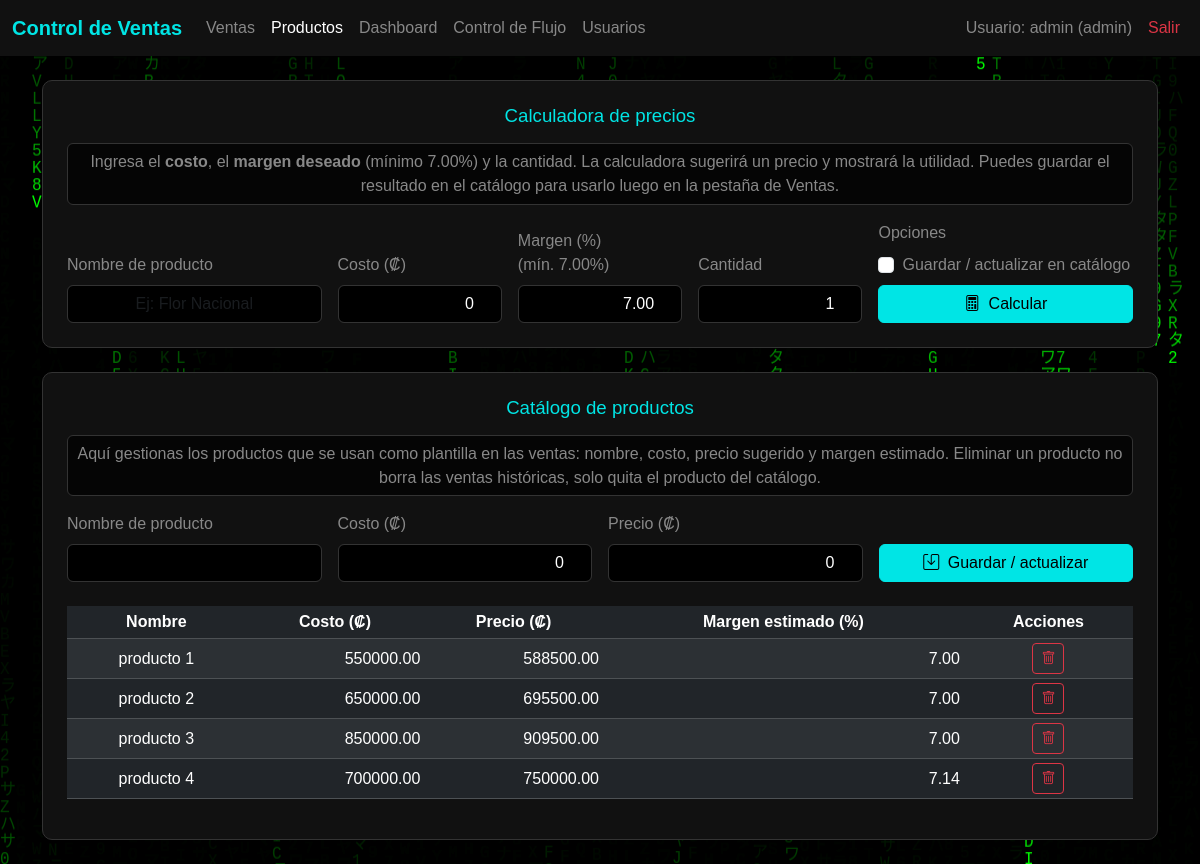
The app's page /productos (signed in) with its own data.
### app.py (models this page shows)
class Product(db.Model):
    id = db.Column(db.Integer, primary_key=True)
    name = db.Column(db.String(120), unique=True, nullable=False)
    cost = db.Column(db.Float, default=0.0)
    price = db.Column(db.Float, default=0.0)
    margin_percent = db.Column(db.Float, default=0.0)

### app.py (the view, shortened to what this page needs)
@app.route("/productos", methods=["GET", "POST"])
def productos():
    if not session.get("user_id"):
        return redirect(url_for("login"))
    error = None
    success = None
    product_name_input = ""
    cost_input = ""
    margin_input = f"{MIN_MARGIN_PERCENT:.2f}"
    quantity_input = "1"
    price_result = None
    profit_unit = None
    profit_total = None
    margin_used = None
    products = Product.query.order_by(Product.name).all()
    return render_template(
        "productos.html",
        products=products,
        error=error,
        success=success,
        min_margin=MIN_MARGIN_PERCENT,
        product_name_input=product_name_input,
        cost_input=cost_input,
        margin_input=margin_input,
        quantity_input=quantity_input,
        price_result=price_result,
        profit_unit=profit_unit,
        profit_total=profit_total,
        margin_used=margin_used,
    )

### templates/productos.html (shortened to what this page needs)
{% extends "base.html" %}
{% block content %}
<div class="row">
    <div class="col-12">
        <div class="card p-4 mb-4">
            <h2 class="mb-3 text-accent">Calculadora de precios</h2>
            <p class="text-secondary-custom text-center mb-3">
                Ingresa el <b>costo</b>, el <b>margen deseado</b> (mínimo {{ "%.2f"|format(min_margin) }}%)
                y la cantidad. La calculadora sugerirá un precio y mostrará la utilidad. Puedes
                guardar el resultado en el catálogo para usarlo luego en la pestaña de Ventas.
            </p>
            <form method="post" action="{{ url_for('productos') }}">
                <div class="row g-3 align-items-end">
                    <div class="col-md-3 col-12">
                        <label class="form-label text-secondary-custom">Nombre de producto</label>
                        <input
                            type="text"
                            name="product_name"
                            class="form-control text-center"
                            value="{{ product_name_input or '' }}"
                            placeholder="Ej: Flor Nacional"
                        >
                    </div>
                    <div class="col-md-2 col-6">
                        <label class="form-label text-secondary-custom">Costo (₡)</label>
                        <input
                            type="number"
                            step="0.01"
                            name="cost"
                            class="form-control text-end"
                            value="{{ cost_input or '0' }}"
                        >
                    </div>
                    <div class="col-md-2 col-6">
                        <label class="form-label text-secondary-custom">
                            Margen (%)<br><span class="text-secondary-custom">(mín. {{ "%.2f"|format(min_margin) }}%)</span>
                        </label>
                        <input
                            type="number"
                            step="0.01"
                            name="margin"
                            class="form-control text-end"
                            value="{{ margin_input or '0' }}"
                        >
                    </div>
                    <div class="col-md-2 col-6">
                        <label class="form-label text-secondary-custom">Cantidad</label>
                        <input
                            type="number"
                            name="quantity"
                            class="form-control text-end"
                            min="1"
                            value="{{ quantity_input or '1' }}"
                        >
                    </div>
                    <div class="col-md-3 col-6">
                        <label class="form-label text-secondary-custom">Opciones</label>
                        <div class="form-check mb-2">
                            <input
                                class="form-check-input"
                                type="checkbox"
                                value="1"
                                id="save_to_catalog"
                                name="save_to_catalog"
                            >
                            <label class="form-check-label text-secondary-custom" for="save_to_catalog">
                                Guardar / actualizar en catálogo
                            </label>
                        </div>
                        <button type="submit" class="btn btn-primary w-100">
                            <i class="bi bi-calculator me-1"></i> Calcular
                        </button>
                    </div>
                </div>
            </form>
        </div>
    </div>
</div>
<div class="row">
    <div class="col-12">
        <div class="card p-4">
            <h2 class="mb-3 text-accent">Catálogo de productos</h2>
            <p class="text-secondary-custom text-center mb-3">
                Aquí gestionas los productos que se usan como plantilla en las ventas:
                nombre, costo, precio sugerido y margen estimado. Eliminar un producto no
                borra las ventas históricas, solo quita el producto del catálogo.
            </p>
            <form method="post" action="{{ url_for('productos') }}" class="mb-4">
                <div class="row g-3 align-items-end">
                    <div class="col-md-3 col-12">
                        <label class="form-label text-secondary-custom">Nombre de producto</label>
                        <input type="text" name="name" class="form-control text-center" required>
                    </div>
                    <div class="col-md-3 col-6">
                        <label class="form-label text-secondary-custom">Costo (₡)</label>
                        <input type="number" step="0.01" name="cost" class="form-control text-end" value="0">
                    </div>
                    <div class="col-md-3 col-6">
                        <label class="form-label text-secondary-custom">Precio (₡)</label>
                        <input type="number" step="0.01" name="price" class="form-control text-end" value="0">
                    </div>
                    <div class="col-md-3 col-12 text-center">
                        <button type="submit" class="btn btn-primary w-100">
                            <i class="bi bi-save me-1"></i> Guardar / actualizar
                        </button>
                    </div>
                </div>
            </form>
            {% if products and products|length > 0 %}
                <div class="table-responsive d-none d-md-block">
                    <table class="table table-dark table-striped table-sm align-middle">
                        <thead>
                            <tr class="text-center">
                                <th>Nombre</th>
                                <th>Costo (₡)</th>
                                <th>Precio (₡)</th>
                                <th>Margen estimado (%)</th>
                                <th>Acciones</th>
                            </tr>
                        </thead>
                        <tbody>
                            {% for p in products %}
                                <tr>
                                    <td class="text-center">{{ p.name }}</td>
                                    <td class="text-end text-accent">{{ "%.2f"|format(p.cost) }}</td>
                                    <td class="text-end text-accent">{{ "%.2f"|format(p.price) }}</td>
                                    <td class="text-end text-accent">{{ "%.2f"|format(p.margin_percent) }}</td>
                                    <td class="text-center">
                                        <form method="post"
                                              action="{{ url_for('delete_product', product_id=p.id) }}"
                                              class="d-inline">
                                            <button type="submit"
                                                    class="btn btn-sm btn-outline-danger"
                                                    onclick="return doubleConfirm('¿Eliminar este producto del catálogo?', 'Las ventas existentes no se borran, pero no podrás seleccionarlo más. ¿Confirmas?');">
                                                <i class="bi bi-trash"></i>
                                            </button>
                                        </form>
                                    </td>
                                </tr>
                            {% endfor %}
                        </tbody>
                    </table>
                </div>
            {% else %}
                <p class="text-secondary-custom text-center mb-0">
                    No hay productos registrados todavía.
                </p>
            {% endif %}
        </div>
    </div>
</div>
{% endblock %}

### templates/base.html (shortened to what this page needs)
<!DOCTYPE html>
<html lang="es">
<head>
    <link
        href="https://cdn.jsdelivr.net/npm/bootstrap@5.3.3/dist/css/bootstrap.min.css"
        rel="stylesheet"
    >
    <link
        rel="stylesheet"
        href="https://cdn.jsdelivr.net/npm/bootstrap-icons@1.11.3/font/bootstrap-icons.css"
    >
</head>
<body>
<nav class="navbar navbar-dark navbar-expand-lg mb-4">
    <div class="container-fluid">
        <a class="navbar-brand text-accent" href="{{ url_for('ventas') }}">
            Control de Ventas
        </a>
        <div class="collapse navbar-collapse" id="mainNavbar">
            <ul class="navbar-nav me-auto">
                {% if session.get('user_id') %}
                    <li class="nav-item">
                        <a class="nav-link {% if request.endpoint == 'ventas' %}active text-accent{% else %}text-secondary-custom{% endif %}"
                           href="{{ url_for('ventas') }}">
                            Ventas
                        </a>
                    </li>
                    <li class="nav-item">
                        <a class="nav-link {% if request.endpoint == 'productos' %}active text-accent{% else %}text-secondary-custom{% endif %}"
                           href="{{ url_for('productos') }}">
                            Productos
                        </a>
                    </li>
                    <li class="nav-item">
                        <a class="nav-link {% if request.endpoint == 'dashboard' %}active text-accent{% else %}text-secondary-custom{% endif %}"
                           href="{{ url_for('dashboard') }}">
                            Dashboard
                        </a>
                    </li>
                    <li class="nav-item">
                        <a class="nav-link {% if request.endpoint == 'flujo' %}active text-accent{% else %}text-secondary-custom{% endif %}"
                           href="{{ url_for('flujo') }}">
                            Control de Flujo
                        </a>
                    </li>
                    {% if session.get('is_admin') %}
                        <li class="nav-item">
                            <a class="nav-link {% if request.endpoint == 'usuarios' %}active text-accent{% else %}text-secondary-custom{% endif %}"
                               href="{{ url_for('usuarios') }}">
                                Usuarios
                            </a>
                        </li>
                    {% endif %}
                {% endif %}
            </ul>
            <ul class="navbar-nav ms-auto">
                {% if session.get('user') %}
                    <li class="nav-item">
                        <span class="nav-link text-secondary-custom">
                            Usuario: {{ session.get('user') }}
                            {% if session.get('is_admin') %}
                                (admin)
                            {% endif %}
                        </span>
                    </li>
                    <li class="nav-item">
                        <a class="nav-link text-danger" href="{{ url_for('logout') }}">Salir</a>
                    </li>
                {% endif %}
            </ul>
        </div>
    </div>
</nav>
<div class="container mb-4">
    {% block content %}{% endblock %}
</div>
</body>
</html>

### templates/base.html (style rules this page uses)
body { background-color: #000000; color: #ffffff; font-family: "Arial Narrow", Arial, sans-serif; margin: 0; padding: 0; }
.navbar-dark { background-color: #111111; position: relative; z-index: 2; }
.navbar-brand { font-weight: 600; }
.container.mb-4 { position: relative; z-index: 2; }
.card { background-color: #111111; border: 1px solid #333333; border-radius: 10px; }
.card p { border: 1px solid #333333; border-radius: 6px; padding: 0.35rem 0.5rem; background-color: #050505; }
.form-control, .form-select { background-color: #000000; color: #ffffff; border-color: #333333; }
.btn-primary { background-color: #00e5e5; border-color: #00e5e5; color: #000000; }
.text-accent { color: #00e5e5; }
.text-secondary-custom { color: #888888; }
h1, h2, h3, h4, h5 { font-size: 14pt; text-align: center; }
p, td, th, label, input, button, a, li { font-size: 12pt; }

### records on screen
Product: name "producto 1", cost "550000.00", price "588500.00", margin_percent "7.00"
Product: name "producto 2", cost "650000.00", price "695500.00", margin_percent "7.00"
Product: name "producto 3", cost "850000.00", price "909500.00", margin_percent "7.00"
Product: name "producto 4", cost "700000.00", price "750000.00", margin_percent "7.14"

### other values on screen
{{ session.get('user') }} "admin"
{{ "%.2f"|format(min_margin) }} "7.00"
